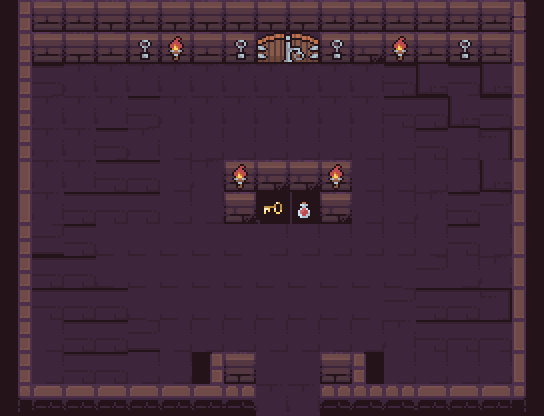

Below is a game level as drawn by its tile map, then a one-line description and the .tmx file that defines it, in full:
An orthogonal 17x13 tile map with 32x32 px tiles, 1 tile layer (Tile Layer 2) and 2 objects (door, key).

<map version="1.10" tiledversion="1.11.2" orientation="orthogonal" renderorder="right-down" width="17" height="13" tilewidth="32" tileheight="32" infinite="0" nextlayerid="8" nextobjectid="30">
 <tileset firstgid="1" source="Dungeon_Tileset_at.tsx" />
 <layer id="4" name="Tile Layer 2" width="17" height="13">
  <data encoding="csv">
129,104,104,183,104,109,109,109,109,109,104,104,104,104,104,104,107,
129,104,183,104,124,103,104,124,184,185,124,105,103,104,124,104,203,
129,121,153,153,153,153,153,153,153,153,153,153,134,151,121,151,203,
129,153,153,153,121,153,153,153,153,153,153,153,134,134,151,121,203,
129,153,153,121,153,135,135,135,135,135,135,135,135,134,135,122,203,
198,153,153,134,134,135,153,103,105,105,103,135,135,135,135,151,203,
198,153,134,134,134,135,135,105,181,197,105,135,135,153,134,152,203,
129,233,134,138,138,138,138,138,135,135,135,135,135,135,134,135,203,
129,134,134,138,138,138,138,138,138,138,138,138,138,152,135,153,203,
129,134,134,134,138,138,138,138,138,138,138,138,152,134,134,122,203,
129,135,134,134,233,135,135,135,135,135,135,135,153,134,134,121,203,
129,135,134,134,135,135,182,183,217,217,183,187,135,135,135,135,203,
161,163,163,163,163,163,163,250,153,153,250,250,250,163,163,163,251
</data>
 </layer>
 <objectgroup id="5" name="Object Layer 2">
  <object id="27" name="door" x="256.677" y="26.6049" width="65" height="35">
   <properties>
    <property name="target_stage" value="end" />
    <property name="target_x" type="float" value="400" />
    <property name="target_y" type="float" value="550" />
   </properties>
  </object>
  <object id="29" name="key" x="230" y="150" width="120" height="85">
   <properties>
    <property name="obj_type" value="key" />
   </properties>
  </object>
 </objectgroup>
</map>
